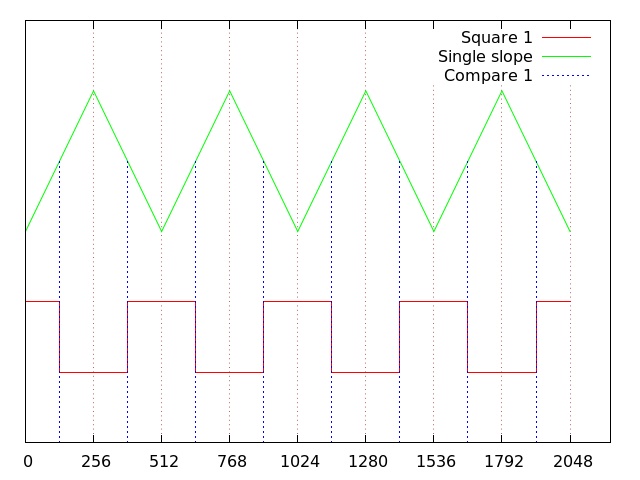

gnuplot code for this plot:
set terminal pngcairo dashed
set output 'dual_slope_with_one_output.png'

set xrange [0:2200];
set yrange [0:6];



#set termoption dash;
#set style line 3 lt 2 lc rgb "blue" lw 0.5;

#unset xtics;
unset ytics;

# set style line 101 lc rgb '#808080' lt 1 lw 1
# set border 3 front ls 101
# set tics nomirror out scale 0.75
# set format '%g'

set grid xtics lt 0 lw 1 lc rgb "#880000"

set xtics 256

plot '-' using ($1*256):(($2*1)) title "Square 1" with lines, \
     '-' using ($1*256):($2*1) title "Single slope" with lines lt 1 lc 2, \
     '-' using ($1*256):($2*1) title "Compare 1" with impulses
	0 2
	0.5 2
	0.5 1
	1.5 1
	1.5 2
	2 2
	2.5 2
	2.5 1
	3.5 1
	3.5 2
	4 2
	4.5 2
	4.5 1
	5.5 1
	5.5 2
	6 2
	6.5 2
	6.5 1
	7.5 1
	7.5 2
	8 2
EOF
	0 3
	1 5
	2 3
	3 5
	4 3
	5 5
	6 3
	7 5
	8 3
EOF
	0.5 4	
	1.5 4
	2.5 4	
	3.5 4
	4.5 4	
	5.5 4
	6.5 4
	7.5 4
EOF

show grid;
#pause -1;
